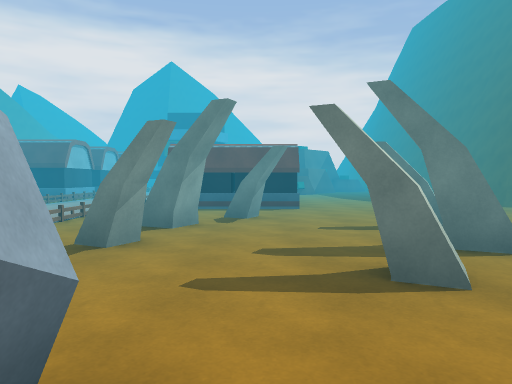
View 1 (above)

24 first-person views from a walk through a scene from a Unity 3-D project. The camera is 1.4 m above the floor, tilts 2° down and sees 70° across. Doors are open. The floor is counted in squares, 2 m on a side. Each view is taken from the middle of a square. On the plan, view 1 faces up. The plan holds only what a view shows up to about 11 squares ahead; the rest is blank. The place goes on beyond the plan. Surface patterns are stand-ins for the level's own textures.

View 2
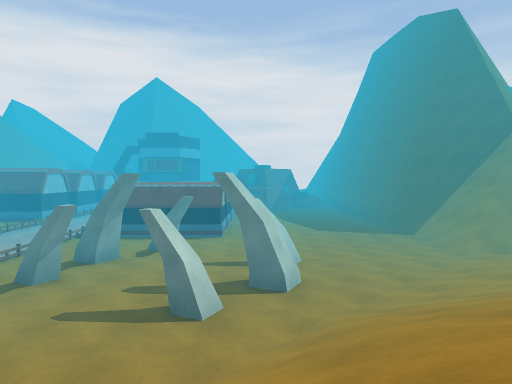

View 3
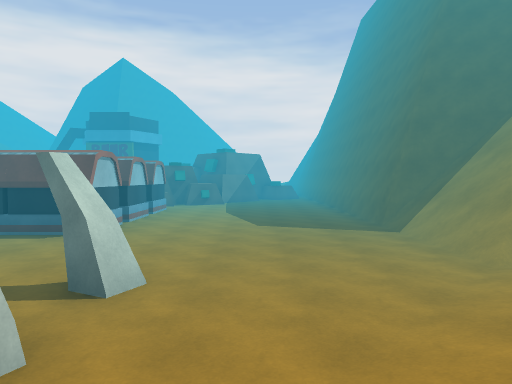

View 4
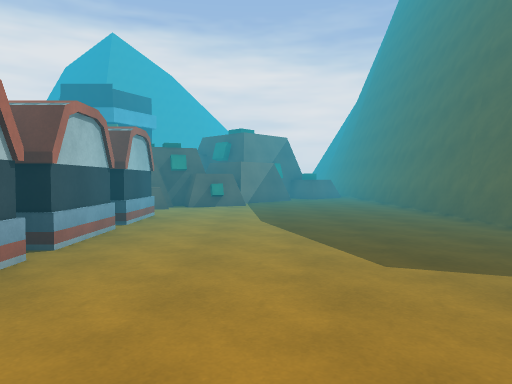

View 5
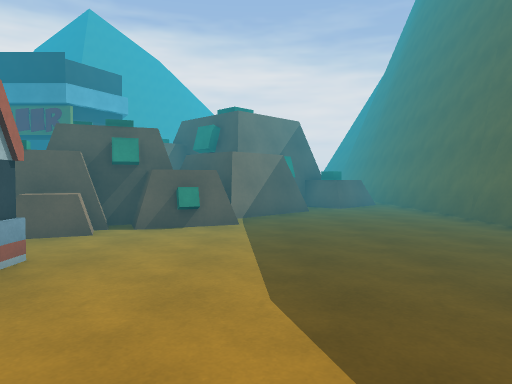

View 6
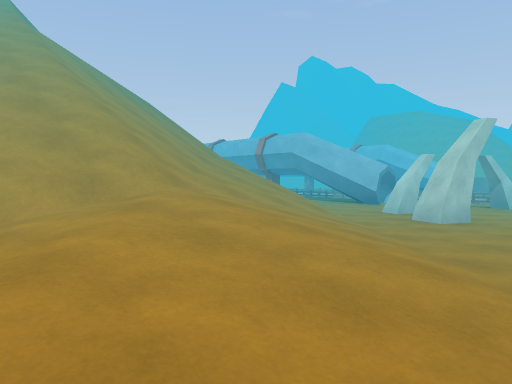

View 7
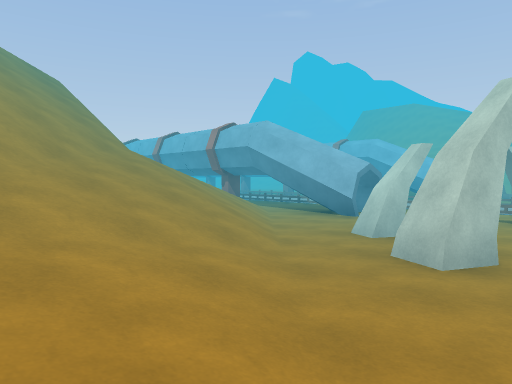

View 8
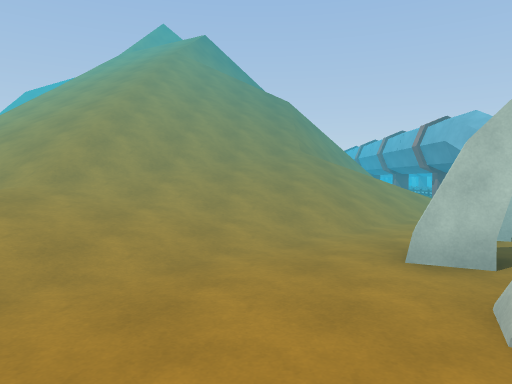

View 9
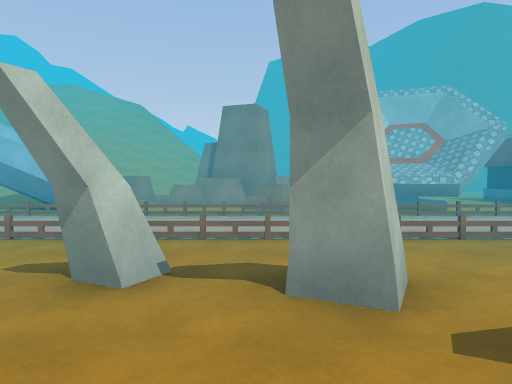

View 10
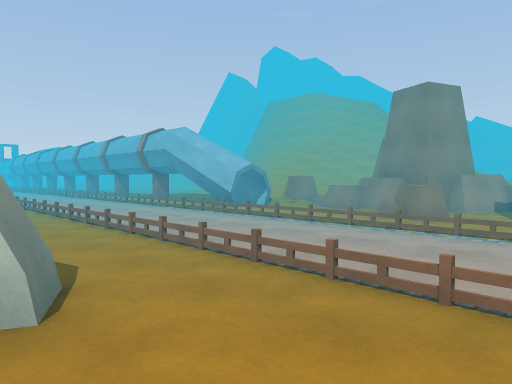

View 11
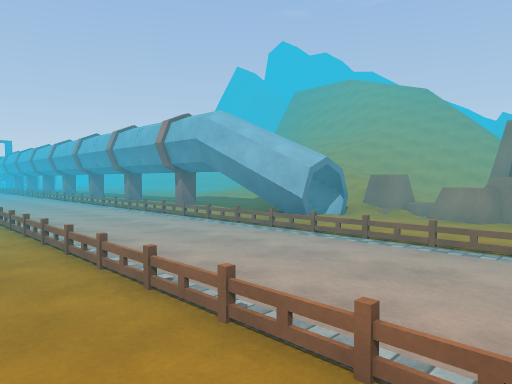

View 12
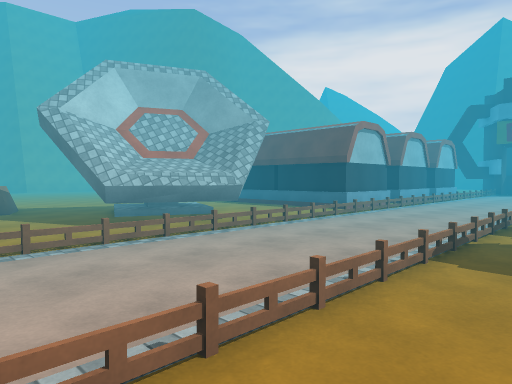

View 13
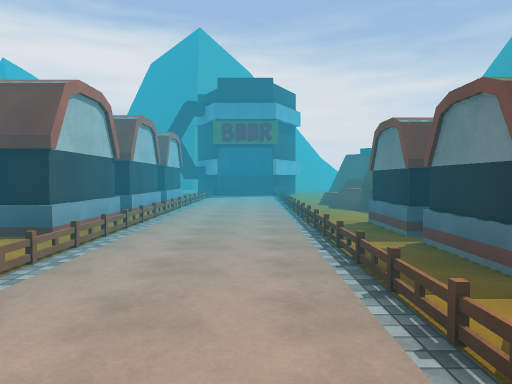

View 14
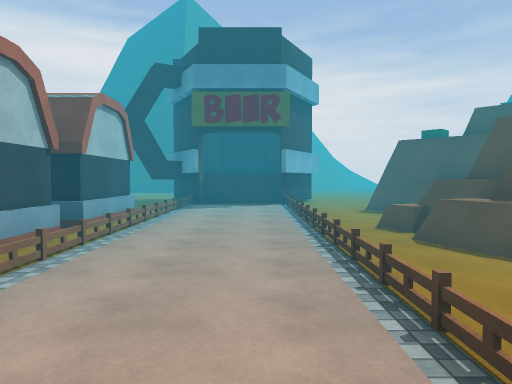

View 15
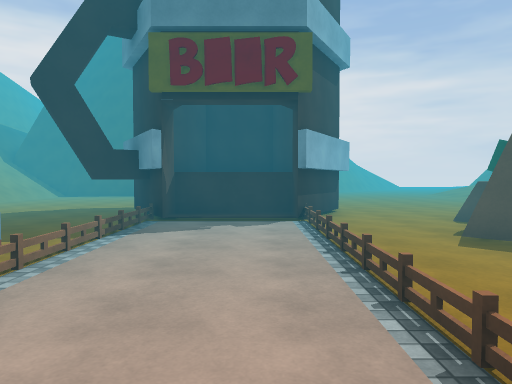

View 16
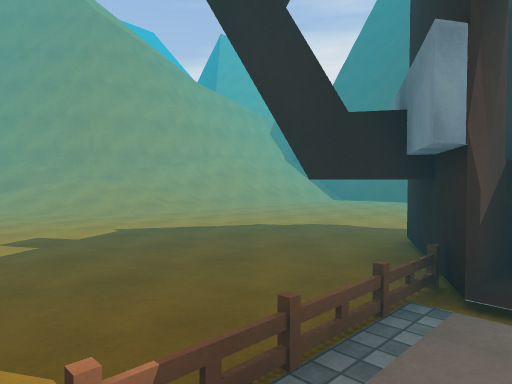

View 17
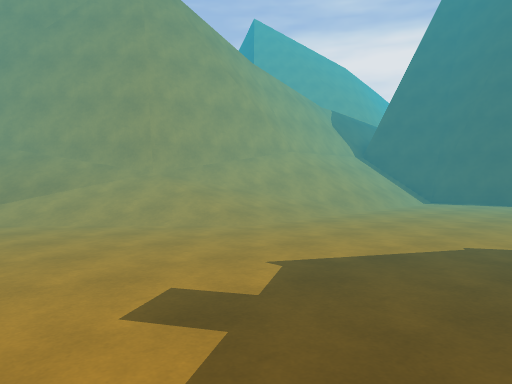

View 18
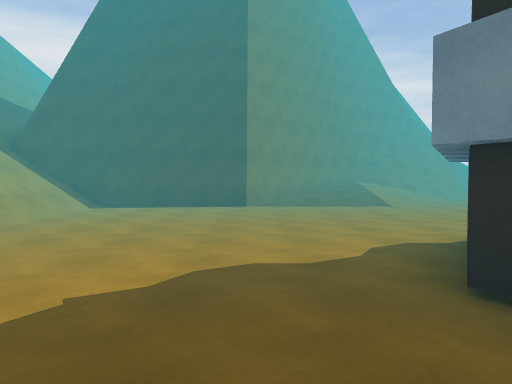

View 19
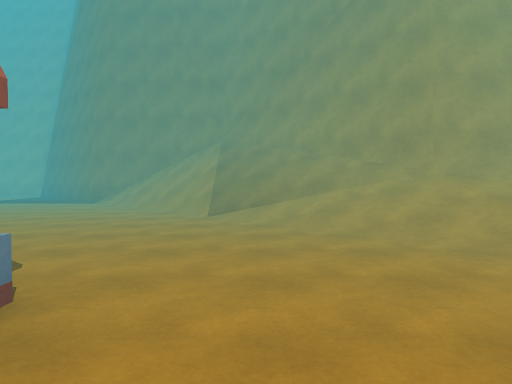

View 20
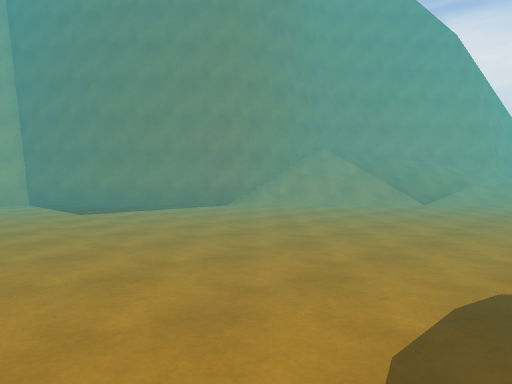

View 21
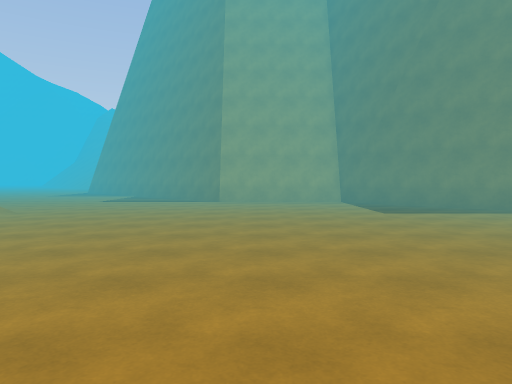

View 22
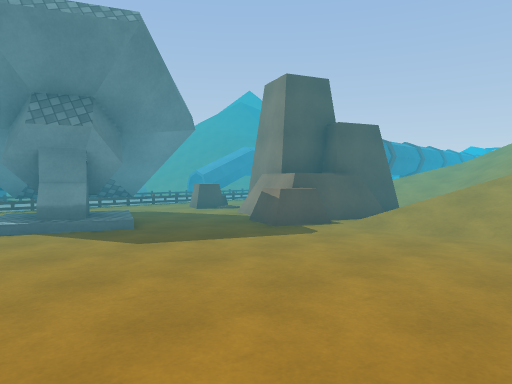

View 23
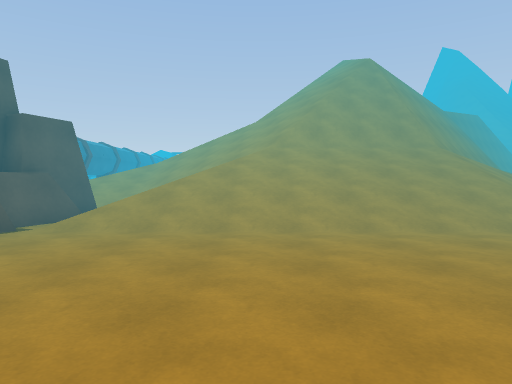

View 24
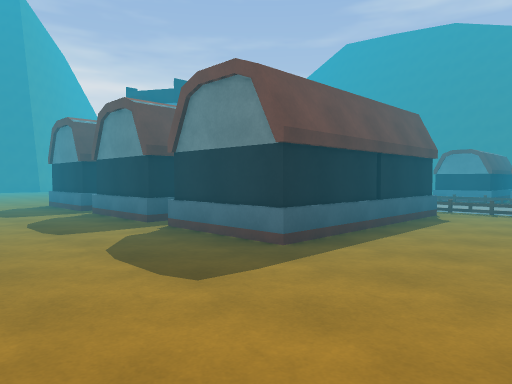

### Floor plan
Key: @ floor where view 1 was taken; # wall or solid block; x gap in a wall; . main floor; : floor 0.75 m higher than the main floor; + floor 1.5 m higher than the main floor; / step, stairs or slope; D open door; = window, fence, low wall or low ledge; ^ raised ledge; v drop or lower ground.
Columns run from 23 left of view 1 to 9 right of it. Each row starts with its distance up from view 1.
 34                ##::...
 33          #######......
 32          //..........
 31          //..........
 30         #//.........
 29        v#//.........
 28        v#//........   ....
 27        v#//.......   .....
 26        v#/:......#   ....
 25       /##+:......#  #...
 24      /##///.....##^^#..
 23      ##///.......#DD#..#
 22     ##///......../../.##      #
 21     #///........./../.##   #^##
 20    ##//.....#   #/../.##   #^.#
 19    #//......#   #/../.#   ##..#
 18    #/........   ./../^#  ##...#
 17   ##........#   #/../^####....#
 16  ##.........##  #/../.####....#
 15 ##..........#   #/../. .......#
 14 #...........#   #/../#  #.....#
 13 ............#####/../####.....#
 12 ................./../#  #.....#
 11 ................./../#  #.....##
 10 ................//../####.....###
  9 ..............###/../####.....///
  8 ...............##/../.........///
  7 ............=..x./../..#......///
  6 ............##.x./../............
  5 .../////////###==/../.x..#.......
  4 .. ///////  ###../..//#..#....::.
  3    //////     =../../...#....:::.
  2    /=///////. ^../../.....//////
  1   /##///////::/##/../##..///////
  0   #vv///////+/ ##/../##@/////////
 -1           ///   #/../ #//////////
 -2                  /../ #  /=//////
 -3               .#./..  #  =#//////
 -4               .#./..    =v///////
 -5                 //..       ////
 -6                  /..         =/

Where each view was taken, in squares from view 1:
view 1: 0 up, 0 right, facing up
view 2: 2 down, 2 right, facing up
view 3: 2 up, 4 right, facing up
view 4: 7 up, 3 right, facing up
view 5: 11 up, 3 right, facing up
view 6: 6 up, 9 right, facing down-left
view 7: 5 up, 6 right, facing down-left
view 8: 7 up, 4 right, facing down
view 9: 5 up, 1 right, facing left
view 10: 8 up, 1 left, facing down-left
view 11: 5 up, 2 left, facing down-left
view 12: 5 up, 2 left, facing up-left
view 13: 8 up, 4 left, facing up
view 14: 13 up, 4 left, facing up
view 15: 17 up, 4 left, facing up
view 16: 21 up, 5 left, facing up-left
view 17: 21 up, 8 left, facing up-left
view 18: 23 up, 8 left, facing up
view 19: 22 up, 9 left, facing left
view 20: 11 up, 12 left, facing up-left
view 21: 11 up, 12 left, facing left
view 22: 11 up, 15 left, facing down-right
view 23: 11 up, 15 left, facing down
view 24: 10 up, 14 left, facing up-right
